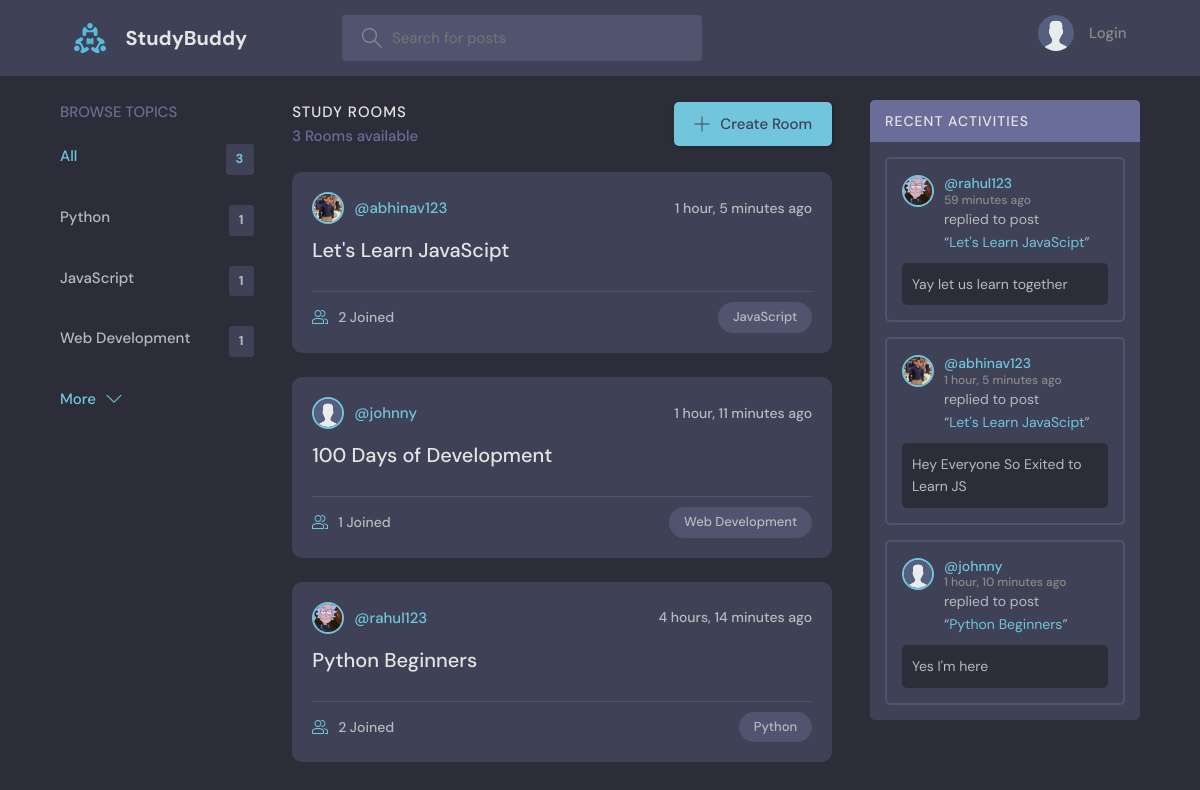
The page / on the database its author committed.
### base/models.py (models this page shows, shortened)
class Topic(models.Model):
    name = models.CharField(max_length=200)

class Room(models.Model):
    host = models.ForeignKey(User, on_delete=models.SET_NULL, null=True)
    topic = models.ForeignKey(Topic, on_delete=models.SET_NULL, null=True)
    name = models.CharField(max_length=200)
    description = models.TextField(null=True, blank=True)
    participants = models.ManyToManyField(
        User, related_name='participants', blank=True)
    updated = models.DateTimeField(auto_now=True)
    created = models.DateTimeField(auto_now_add=True)
    class Meta:
        ordering = ['-updated', '-created']
    def __str__(self):
        return self.name

class User(AbstractUser):
    name = models.CharField(max_length=200, null=True)
    email = models.EmailField(unique=True, null=True)
    bio = models.TextField(null=True)
    avatar = models.ImageField(null=True, default="avatar.svg")
    USERNAME_FIELD = 'email'
    REQUIRED_FIELDS = []

class Message(models.Model):
    user = models.ForeignKey(User, on_delete=models.CASCADE)
    room = models.ForeignKey(Room, on_delete=models.CASCADE)
    body = models.TextField()
    updated = models.DateTimeField(auto_now=True)
    created = models.DateTimeField(auto_now_add=True)
    class Meta:
        ordering = ['-updated', '-created']

### base/views.py (the view)
# urls.py: path('', views.home, name="home"),
def home(request):
    q = request.GET.get('q') if request.GET.get('q') != None else ''
    rooms = Room.objects.filter(
        Q(topic__name__icontains=q) |
        Q(name__icontains=q) |
        Q(description__icontains=q)
    )
    topics = Topic.objects.all()[0:5]
    room_count = rooms.count()
    room_messages = Message.objects.filter(
        Q(room__topic__name__icontains=q))[0:3]
    context = {'rooms': rooms, 'topics': topics,
               'room_count': room_count, 'room_messages': room_messages}
    return render(request, 'base/home.html', context)

### base/templates/base/home.html (shortened to what this page needs)
{% extends 'main.html' %}
{% block content %}
<main class="layout layout--3">
  <div class="container">
    {% include 'base/topics_component.html' %}
    <div class="roomList">
      <div class="roomList__header">
        <div>
          <h2>Study Rooms</h2>
          <p>{{room_count}} Rooms available</p>
        </div>
        <a class="btn btn--main" href="{% url 'create-room' %}">
          <svg version="1.1" xmlns="http://www.w3.org/2000/svg" width="32" height="32" viewBox="0 0 32 32">
            <title>add</title>
            <path
              d="M16.943 0.943h-1.885v14.115h-14.115v1.885h14.115v14.115h1.885v-14.115h14.115v-1.885h-14.115v-14.115z">
            </path>
          </svg>
          Create Room
        </a>
      </div>
      {% include 'base/feed_component.html' %}
    </div>
    {% include 'base/activity_component.html' %}
  </div>
</main>
{% endblock %}

### base/templates/base/topics_component.html
<div class="topics">
    <div class="topics__header">
        <h2>Browse Topics</h2>
    </div>
    <ul class="topics__list">
        <li>
            <a href="{% url 'home' %}" class="active">All <span>{{topics.count}}</span></a>
        </li>
        {% for topic in topics %}
        <li>
            <a href="{% url 'home' %}?q={{topic.name}}">{{topic.name}}<span>{{topic.room_set.all.count}}</span></a>
        </li>
        {% endfor %}
    </ul>
    <a class="btn btn--link" href="{% url 'topics' %}">
        More
        <svg version="1.1" xmlns="http://www.w3.org/2000/svg" width="32" height="32" viewBox="0 0 32 32">
            <title>chevron-down</title>
            <path d="M16 21l-13-13h-3l16 16 16-16h-3l-13 13z"></path>
        </svg>
    </a>
</div>

### base/templates/base/feed_component.html (shortened to what this page needs)
{% for room in rooms %}
<div class="roomListRoom">
    <div class="roomListRoom__header">
        <a href="{% url 'user-profile' room.host.id %}" class="roomListRoom__author">
            <div class="avatar avatar--small">
                <img src="{{room.host.avatar.url}}" />
            </div>
            <span>@{{room.host.username}}</span>
        </a>
        <div class="roomListRoom__actions">
            <span>{{room.created|timesince}} ago</span>
        </div>
    </div>
    <div class="roomListRoom__content">
        <a href="{% url 'room' room.id %}">{{room.name}}</a>
    </div>
    <div class="roomListRoom__meta">
        <a href="{% url 'room' room.id %}" class="roomListRoom__joined">
            {{room.participants.all.count}} Joined
        </a>
        <p class="roomListRoom__topic">{{room.topic.name}}</p>
    </div>
</div>
{% endfor %}

### base/templates/base/activity_component.html (shortened to what this page needs)
<div class="activities">
  <div class="activities__header">
    <h2>Recent Activities</h2>
  </div>
  {% for message in room_messages %}
  <div class="activities__box">
    <div class="activities__boxHeader roomListRoom__header">
      <a
        href="{% url 'user-profile' message.user.id %}"
        class="roomListRoom__author"
      >
        <div class="avatar avatar--small">
          <img src="{{message.user.avatar.url}}" />
        </div>
        <p>
          @{{message.user.username}}
          <span>{{message.created|timesince}} ago</span>
        </p>
      </a>
    </div>
    <div class="activities__boxContent">
      <p>
        replied to post <br />“<a href="{% url 'room' message.room.id %}"
          >{{message.room}}</a
        >”
      </p>
      <div class="activities__boxRoomContent">{{message.body}}</div>
    </div>
  </div>
  {% endfor %}
</div>

### rows shown on the page
Topic: name "Python", room_set.all.count "1"
Topic: name "JavaScript", room_set.all.count "1"
Topic: name "Web Development", room_set.all.count "1"
Room: host.avatar (picture), host.username "abhinav123", created "1 hour, 5 minutes", name "Let's Learn JavaScipt", participants.all.count "2", topic.name "JavaScript"
Room: host.avatar (placeholder picture), host.username "johnny", created "1 hour, 11 minutes", name "100 Days of Development", participants.all.count "1", topic.name "Web Development"
Room: host.avatar (picture), host.username "rahul123", created "4 hours, 14 minutes", name "Python Beginners", participants.all.count "2", topic.name "Python"
Message: user.avatar (picture), user.username "rahul123", created "59 minutes", room "Let's Learn JavaScipt", body "Yay let us learn together"
Message: user.avatar (picture), user.username "abhinav123", created "1 hour, 5 minutes", room "Let's Learn JavaScipt", body "Hey Everyone So Exited to Learn JS"
Message: user.avatar (placeholder picture), user.username "johnny", created "1 hour, 10 minutes", room "Python Beginners", body "Yes I'm here"

### other values the page prints
{{ topics.count }} "3"
{{ room_count }} "3"
